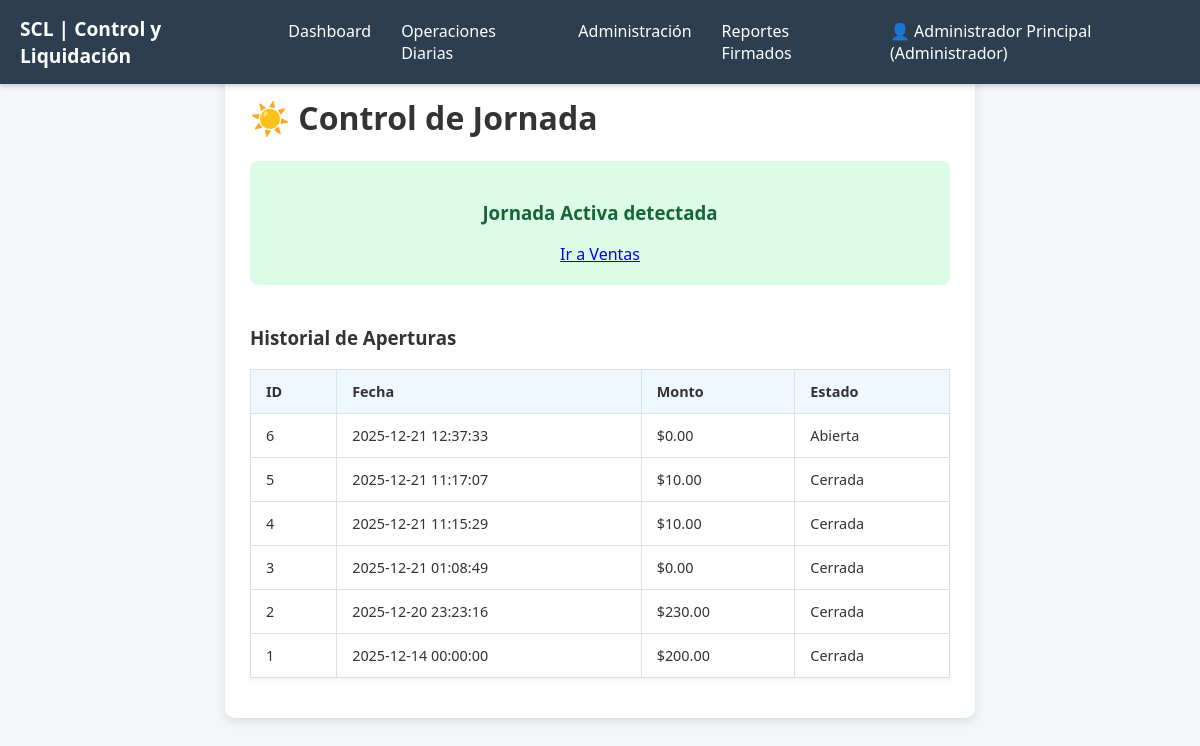
The app's page /gestion/form_jornada.php (signed in) with its own data.
### tables this page shows
CREATE TABLE `control_jornadas` (
  `id_jornada` int(11) NOT NULL,
  `fecha_apertura` datetime DEFAULT NULL,
  `id_usuario_apertura_fk` int(11) DEFAULT NULL,
  `id_usuario_cierre_fk` int(11) DEFAULT NULL,
  `monto_apertura` decimal(10,2) NOT NULL,
  `monto_ventas_sistema` decimal(10,2) DEFAULT 0.00,
  `monto_conteo_fisico` decimal(10,2) DEFAULT 0.00,
  `diferencia` decimal(10,2) DEFAULT 0.00,
  `estado_jornada` varchar(20) DEFAULT 'Abierta',
  `notas` text DEFAULT NULL,
  `apertura_timestamp` timestamp NOT NULL DEFAULT current_timestamp(),
  `cierre_timestamp` datetime DEFAULT NULL,
  `fecha_cierre` datetime DEFAULT NULL,
  `monto_cierre_real` decimal(10,2) DEFAULT NULL,
  `observaciones` text DEFAULT NULL
);

### includes/auth.php (called while the page is built, shortened)
<?php
function obtenerJornadaActiva($conn) {
    $sql = "SELECT id_jornada FROM control_jornadas WHERE estado_jornada = 'Abierta' OR estado_jornada = '1' LIMIT 1";
    $res = $conn->query($sql);
    if ($res && $res->num_rows > 0) {
        $row = $res->fetch_assoc();
        return $row['id_jornada'];
    }
    return false;
}
?>

### gestion/form_jornada.php (the view, shortened to what this page needs)
<?php
include '../includes/auth.php';
include '../includes/db_connect.php';
$id_jornada_activa = obtenerJornadaActiva($conn);
$sql_historial = "SELECT j.*, u.user_full_name
                  FROM control_jornadas j
                  LEFT JOIN usuarios u ON j.id_usuario_apertura_fk = u.id_usuario
                  ORDER BY j.id_jornada DESC LIMIT 10";
$historial = $conn->query($sql_historial);
?>
<!DOCTYPE html>
<html lang="es">
<head>
    <link rel="stylesheet" href="../css/style.css">
</head>
<body>
    <?php include '../includes/menu.php'; ?>
    <div class="container">
        <h1>☀️ Control de Jornada</h1>
        <?php if (!$id_jornada_activa): ?>
            <form method="POST">
                <label>Monto Inicial en Caja (Fondo):</label>
                <input type="number" step="0.01" name="monto_apertura" required
                       style="width:100%; padding:12px; margin:10px 0; font-size:1.5em; text-align:center;">
                <button type="submit" name="btn_abrir_jornada" class="btn-abrir">INICIAR JORNADA AHORA</button>
            </form>
        <?php else: ?>
            <div style="text-align:center; padding:20px; background:#dcfce7; color:#166534; border-radius:8px;">
                <h3>Jornada Activa detectada</h3>
                <a href="form_transacciones.php" class="btn-login">Ir a Ventas</a>
            </div>
        <?php endif; ?>
        <h3 style="margin-top:40px;">Historial de Aperturas</h3>
        <?php if (isset($error_historial)): ?>
            <p style="color:red;"><?php echo $error_historial; ?></p>
        <?php else: ?>
            <table width="100%" border="1" style="border-collapse:collapse; margin-top:10px;">
                <thead>
                    <tr style="background:#f8fafc;">
                        <th>ID</th>
                        <th>Fecha</th>
                        <th>Monto</th>
                        <th>Estado</th>
                    </tr>
                </thead>
                <tbody>
                    <?php while($row = $historial->fetch_assoc()): ?>
                    <tr>
                        <td><?php echo $row['id_jornada']; ?></td>
                        <td><?php echo $row['fecha_apertura']; ?></td>
                        <td>$<?php echo number_format($row['monto_apertura'], 2); ?></td>
                        <td><?php echo $row['estado_jornada']; ?></td>
                    </tr>
                    <?php endwhile; ?>
                </tbody>
            </table>
        <?php endif; ?>
    </div>
</body>
</html>

### css/style.css (style rules this page uses)
body { font-family: 'Segoe UI', Tahoma, Geneva, Verdana, sans-serif; background-color: #f4f7f9; margin: 0; padding: 20px; color: #333; }
table { width: 100%; border-collapse: collapse; margin: 15px 0; box-shadow: 0 2px 5px rgba(0, 0, 0, 0.05); }
th, td { border: 1px solid #e0e0e0; padding: 12px 15px; text-align: left; font-size: 0.9em; }
th { background-color: #f0f8ff; color: #333; font-weight: bold; }

### gestion/form_jornada.php (style rules this page uses)
.container { max-width: 700px; margin: 30px auto; background: white; padding: 25px; border-radius: 10px; box-shadow: 0 4px 10px rgba(0,0,0,0.1); }

### records on screen
control_jornadas: id_jornada "6", fecha_apertura "2025-12-21 12:37:33", monto_apertura "0.00", estado_jornada "Abierta"
control_jornadas: id_jornada "5", fecha_apertura "2025-12-21 11:17:07", monto_apertura "10.00", estado_jornada "Cerrada"
control_jornadas: id_jornada "4", fecha_apertura "2025-12-21 11:15:29", monto_apertura "10.00", estado_jornada "Cerrada"
control_jornadas: id_jornada "3", fecha_apertura "2025-12-21 01:08:49", monto_apertura "0.00", estado_jornada "Cerrada"
control_jornadas: id_jornada "2", fecha_apertura "2025-12-20 23:23:16", monto_apertura "230.00", estado_jornada "Cerrada"
control_jornadas: id_jornada "1", fecha_apertura "2025-12-14 00:00:00", monto_apertura "200.00", estado_jornada "Cerrada"

### other values on screen
$user_display "Administrador Principal (Administrador)"
